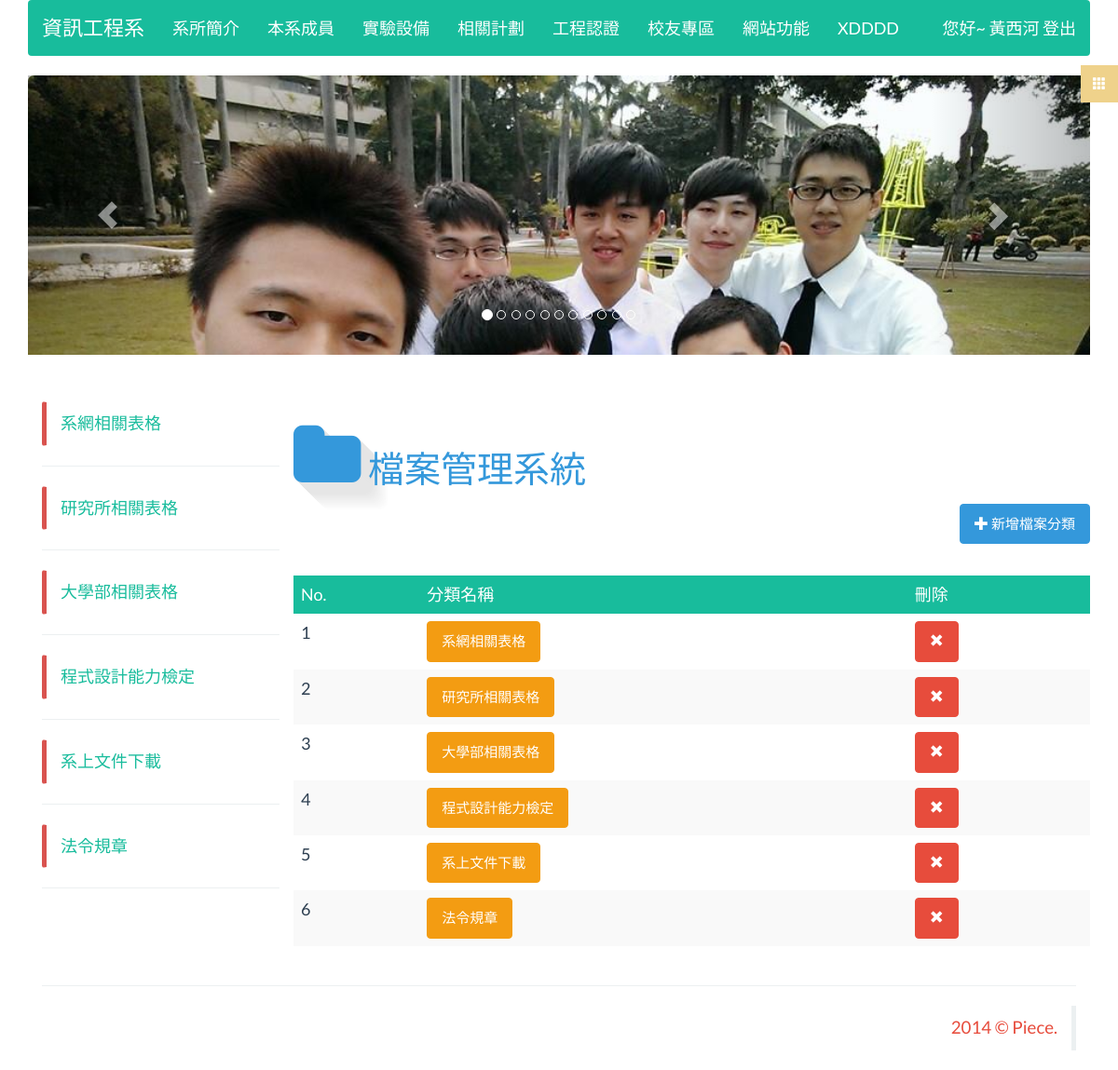
/file (signed in), run on the app's committed database.
### tables this page shows
CREATE TABLE IF NOT EXISTS `page` (
`pageId` int(11) NOT NULL,
  `pageName` varchar(100) NOT NULL,
  `pageClass` varchar(100) NOT NULL,
  `pageContent` text NOT NULL
);

CREATE TABLE IF NOT EXISTS `page_category` (
`pageClass` int(11) NOT NULL,
  `pageClassName` varchar(100) NOT NULL
);

CREATE TABLE IF NOT EXISTS `file_category` (
`fileClass` int(11) NOT NULL,
  `fileClassName` varchar(100) NOT NULL
);

### application/controllers/file.php (called while the page is built, shortened)
<?php if ( ! defined('BASEPATH')) exit('No direct script access allowed');
class File extends MY_Controller {
	function __construct(){
		parent::__construct();
		$this->load->model('file_model');
	}
	public function index(){
		$query = $this->file_model->select_all_fileClassName();
		$this->load->view('file_manage', array(
			'query' => $query,
			'asideQuery' => $this->asideQuery,
			'headerQuery' => $this->headerQuery
			));
		return true;
	}
}

### index.php (called while the page is built, shortened)
<?php
require_once BASEPATH.'core/CodeIgniter.php';

### application/libraries/Session.php (called while the page is built, shortened)
<?php if ( ! defined('BASEPATH')) exit('No direct script access allowed');
class Session
{
    protected $sess_namespace = '';
    protected $store = array();
     private function initialize()
     {
        if (isset($_SESSION[$this->sess_namespace]) ) {
            $this->store = $_SESSION[$this->sess_namespace];
        }
        $destroy = false;
        if (!$destroy) {
            return;
        }
    }
    public function userdata($value)
    {
        if (isset($this->store[$value])) {
            return $this->store[$value];
        } else {
            return false;
        }
    }
    public function set_userdata($data = array(), $value = '')
    {
        if (is_string($data)) {
            $data = array($data => $value);
        }
        foreach ($data as $key => $val) {
            $this->store[$key] = $val;
        }
    }
}

### application/models/header_model.php (called while the page is built, shortened)
<?php if ( ! defined('BASEPATH')) exit('No direct script access allowed');
class header_model extends CI_Model{
	function select_header_data_by_page_category(){
		$this->db->select('*');
		$this->db->from('page');
		$this->db->join('page_category', 'page.pageClass = page_category.pageClass');
		$this->db->order_by("page_category.pageClass","asc");
		$query = $this->db->get();
		return $query->result();
	}
}

### application/core/MY_Controller.php (called while the page is built, shortened)
<?php if ( ! defined('BASEPATH')) exit('No direct script access allowed');
class MY_Controller extends CI_Controller {
	function __construct(){
		$this->header();
		$this->aside();
	}
	protected function header(){
		$this->headerQuery = $this->header_model->select_header_data_by_page_category();
		return true;
	}
	protected function aside(){
		$this->asideQuery = $this->aside_model->select_file();
		return true;
	}
}

### application/models/aside_model.php (called while the page is built, shortened)
<?php if ( ! defined('BASEPATH')) exit('No direct script access allowed');
class Aside_model extends CI_Model{
	function select_file(){
		$this->db->select('fileClass AS asideValue, fileClassName AS asideName');
		$this->db->from('file_category');
		$this->db->order_by("fileClass","desc");
		$query = $this->db->get();
		foreach ($query->result() as $key => $value) {
			$value->asideValue = 'file/download/'.$value->asideValue;
		}
		return $query->result();
	}
}

### application/models/file_model.php (called while the page is built, shortened)
<?php if ( ! defined('BASEPATH')) exit('No direct script access allowed');
class File_model extends CI_Model{
	function select_all_fileClassName(){
		$this->db->order_by("fileClass","desc");
		$query = $this->db->get('file_category');
		return $query->result();
	}
}

### application/views/file_manage.php (the view, shortened to what this page needs)
<? @require_once('templates/_header.php');?>
<article class="row wow fadeInUp">
	<h1 class="text-info"><i class="fa fa-folder fa-2x" id="icon-shadow"></i> 檔案管理系統</h1>
  <button class="btn btn-info pull-right" data-toggle="modal" data-target="#add_group_btn"><span class="glyphicon glyphicon-plus"></span> 新增檔案分類</button>
	<div class="clearfix"><br><br><br></div>
	<? $count = 1;?>
  	<table class="table table-hover table-striped">
  		<tr class="success">
  			<td>No.</td>
  			<td>分類名稱</td>
  			<td>刪除</td>
  		</tr>
		<? foreach ($query as $key => $value) { ?>
		<tr>
			<td><?= $count++;?></td>
			<td><button class="btn btn-warning wow bounceIn" onclick="location.href='<?= base_url('file/download/'.$value->fileClass)?>'"><?= $value->fileClassName;?></button></td>
			<td><button class="btn btn-danger wow slideInRight" onclick="if(confirm('確定要刪除這個分類嗎？如果刪除了會將分類下的檔案一並刪除喲！')){location.href='<?= base_url('file/delete_category/'.$value->fileClass)?>'}"><span class="glyphicon glyphicon-remove"></span></button></td>
		</tr>
	  	<? } ?>
  	</table>
</article>
<? @require_once('templates/_footer.php');?>

### application/views/templates/_header.php (shortened to what this page needs)
<!DOCTYPE html>
<html>
<head>
  <link rel="stylesheet" type="text/css" href="<?=base_url('asset/css/flatly.bootstrap.min.css')?>">
  <link rel="stylesheet" type="text/css" href="<?=base_url('asset/css/font-awesome.min.css')?>">
  <link rel="stylesheet" type="text/css" href="<?=base_url('asset/css/menu.css')?>">
  <link rel="stylesheet" type="text/css" href="<?=base_url('asset/css/animate.css')?>">
  <link rel="stylesheet" type="text/css" href="<?=base_url('asset/css/piece.css')?>">
</head>
<body>
<div class="container">
<? if($this->session->userdata('account')){ ?>
<nav class="menu" id="theMenu">
  <div id="menuToggle"><span class="glyphicon glyphicon-th"></span></div>
</nav>
<? } ?>
<header class="row" style="margin: 0 0 50px 0;">
  <nav class="navbar navbar-default navbar-inverse" role="navigation" id="nav" style="z-index:1;">
    <div class="navbar-header">
      <a class="navbar-brand" href="<?= base_url('')?>">資訊工程系</a>
    </div>
    <div class="collapse navbar-collapse" id="bs-example-navbar-collapse-1">
      <ul class="nav navbar-nav">
        <ul class="hidden"><li>
        <?php $delay = 0;?>
        <?php $temp = -1?>
        <?php $animate_string = array('bounce', 'flash', 'pulse', 'bounceIn')?>
        <?php $animate_string = $animate_string[array_rand($animate_string)]?>
        <?php foreach ($headerQuery as $key => $value): ?>
          <?php if ($value->pageClass != $temp): ?>
            </ul></li>
            <li class="dropdown wow <?= $animate_string?>" data-wow-delay="<?=$delay+=0.1?>s">
            <a href="#" class="dropdown-toggle btn-hover-success" data-toggle="dropdown"><?= $value->pageClassName?></a>
            <ul class="dropdown-menu wow flipInX">
          <?php endif ?>
          <?php $temp = $value->pageClass; ?>
        <?php endforeach ?>
      </ul></li></ul>
      <?php if ( ! $this->session->userdata('account')): ?>
        <ul class="nav navbar-nav navbar-right">
          <li><a href="#"  data-toggle="modal" data-target="#login_btn">登入</a></li>
        </ul>
      <?php else: ?>
        <ul class="nav navbar-nav navbar-right">
          <li><a href="<?= base_url('user/logout')?>" >您好~ <?= $this->session->userdata('name')?> 登出</a></li>
        </ul>
      <?php endif ?>
    </div>
  </nav>
  <div id="carousel-example-generic" class="carousel slide" data-ride="carousel">
    <ol class="carousel-indicators">
      <li data-target="#carousel-example-generic" data-slide-to="0" class="active"></li>
      <li data-target="#carousel-example-generic" data-slide-to="1"></li>
      <li data-target="#carousel-example-generic" data-slide-to="2"></li>
      <li data-target="#carousel-example-generic" data-slide-to="3"></li>
      <li data-target="#carousel-example-generic" data-slide-to="4"></li>
      <li data-target="#carousel-example-generic" data-slide-to="5"></li>
      <li data-target="#carousel-example-generic" data-slide-to="6"></li>
      <li data-target="#carousel-example-generic" data-slide-to="7"></li>
      <li data-target="#carousel-example-generic" data-slide-to="8"></li>
      <li data-target="#carousel-example-generic" data-slide-to="9"></li>
      <li data-target="#carousel-example-generic" data-slide-to="10"></li>
    </ol>
    <div class="carousel-inner" role="listbox" style="height: 300px;">
      <div class="item active">
        <img src="<?=base_url('asset/img/banner/1.jpg')?>" class="img-rounded" alt="..." style="width:100%; height: 100%;">
      </div>
    </div>
    <a class="left carousel-control" href="#carousel-example-generic" role="button" data-slide="prev">
      <span class="glyphicon glyphicon-chevron-left" aria-hidden="true"></span>
    </a>
    <a class="right carousel-control" href="#carousel-example-generic" role="button" data-slide="next">
      <span class="glyphicon glyphicon-chevron-right" aria-hidden="true"></span>
    </a>
  </div>
</header>
<aside class="col-xs-12 col-sm-3 col-md-3">
  <ul class="nav nav-pills nav-stacked hidden-xs" >
    <?php $delay = 0;?>
    <?php foreach ($asideQuery as $key => $value): ?>
      <li class="wow slideInLeft" data-wow-delay="<?=$delay+=0.1?>s" data-wow-offset="-999" style="border: 1px solid #fff; border-radius:3px; border-left-color: #d9534f; border-left-width: 5px;">
        <a href="<?= base_url($value->asideValue)?>"><?= $value->asideName;?></a>
      </li>
      <hr>
    <?php endforeach ?>
  </ul>
</aside>
<div class="col-xs-12 col-sm-9 col-md-9">

### asset/css/menu.css (style rules this page uses)
.menu { position: fixed; right: -250px; width: 260px; height: 100%; top: 0; z-index: 10; text-align: left; }
.menu, .body-push { -webkit-transition: all .3s ease; -moz-transition: all .3s ease; -ms-transition: all .3s ease; -o-transition: all .3s ease; transition: all .3s ease; }
#menuToggle { position: absolute; top: 70px; left: -30px; z-index: 11; display: block; text-align: center; font-size: 14px; color: #ffffff; width: 40px; height: 40px; line-height: 40px; cursor: pointer; background: rgba(239,210,139,1); -webkit-transition: all .1s ease-in-out; -moz-transition: all .1s ease-in-out; -ms-transition: all .1s ease-in-out; -o-transition: all .1s ease-in-out; transition: all .1s ease-in-out; }

### asset/css/piece.css (style rules this page uses)
#icon-shadow { text-shadow: rgb(230, 230, 230) 1px 1px, rgb(230, 230, 230) 2px 2px, rgb(230, 230, 230) 3px 3px, rgb(230, 230, 230) 4px 4px, rgb(230, 230, 230) 5px 5px, rgb(230, 230, 230) 6px 6px, rgb(230, 230, 230) 7px 7px, rgb(230, 230, 230) 8px 8px, rgb(230, 230, 230) 9px 9px, rgb(230, 230, 230) 10px 10px, rgb(230, 230, 230) 11px 11px, rgb(230, 230, 230) 12px 12px, rgb(231, 231, 231) 13px 13px, rgb(232, 232, 232) 14px 14px, rgb(234, 234, 234) 15px 15px, rgb(235, 235, 235) 16px 16px, rgb(236, 236, 236) 17px 17px, rgb(238, 238, 238) 18px 18px, rgb(239, 239, 239) 19px 19px, rgb(241, 241, 241) 20px 20px, rgb(242, 242, 242) 21px 21px, rgb(243, 243, 243) 22px 22px, rgb(245, 245, 245) 23px 23px, rgb(246, 246, 246) 24px 24px, rgb(248, 248, 248) 25px 25px, rgb(249, 249, 249) 26px 26px, rgb(250, 250, 250) 27px 27px, rgb(252, 252, 252) 28px 28px, rgb(253, 253, 253) 29px 29px, rgb(255, 255, 255) 30px 30px; }

### data on the page
page: page_category.pageClassName "系所簡介"
page: page_category.pageClassName "本系成員"
page: page_category.pageClassName "實驗設備"
page: page_category.pageClassName "相關計劃"
page: page_category.pageClassName "工程認證"
page: page_category.pageClassName "校友專區"
page: page_category.pageClassName "網站功能"
page: page_category.pageClassName "XDDDD"
file_category: fileClassName "系網相關表格"
file_category: fileClassName "研究所相關表格"
file_category: fileClassName "大學部相關表格"
file_category: fileClassName "程式設計能力檢定"
file_category: fileClassName "系上文件下載"
file_category: fileClassName "法令規章"

### other printed values
$this->session->userdata('name') "黃西河"
